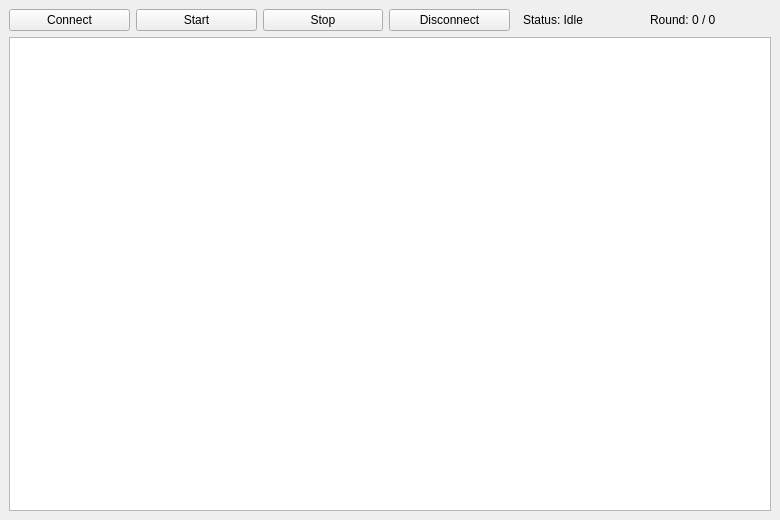
<?xml version="1.0" encoding="UTF-8"?>
<ui version="4.0">
 <class>MainWindow</class>
 <widget class="QMainWindow" name="MainWindow">
  <property name="geometry">
   <rect>
    <x>0</x>
    <y>0</y>
    <width>780</width>
    <height>520</height>
   </rect>
  </property>
  <property name="windowTitle">
   <string>Lamport Auth Demo</string>
  </property>
  <widget class="QWidget" name="centralWidget">
   <layout class="QVBoxLayout" name="verticalLayout">
    <item>
     <layout class="QHBoxLayout" name="topRow">
      <item>
       <widget class="QPushButton" name="btnConnect">
        <property name="text"><string>Connect</string></property>
       </widget>
      </item>
      <item>
       <widget class="QPushButton" name="btnStart">
        <property name="text"><string>Start</string></property>
       </widget>
      </item>
      <item>
       <widget class="QPushButton" name="btnStop">
        <property name="text"><string>Stop</string></property>
       </widget>
      </item>
      <item>
       <widget class="QPushButton" name="btnDisconnect">
        <property name="text"><string>Disconnect</string></property>
       </widget>
      </item>
      <item>
       <spacer name="horizontalSpacer">
        <property name="orientation">
         <enum>Qt::Horizontal</enum>
        </property>
       </spacer>
      </item>
      <item>
       <widget class="QLabel" name="lblStatus">
        <property name="text"><string>Status: Idle</string></property>
       </widget>
      </item>
      <item>
       <widget class="QLabel" name="lblRound">
        <property name="text"><string>Round: 0 / 0</string></property>
       </widget>
      </item>
     </layout>
    </item>

    <item>
     <widget class="QTextEdit" name="txtLog">
      <property name="readOnly"><bool>true</bool></property>
     </widget>
    </item>
   </layout>
  </widget>
 </widget>
 <resources/>
 <connections/>
</ui>
